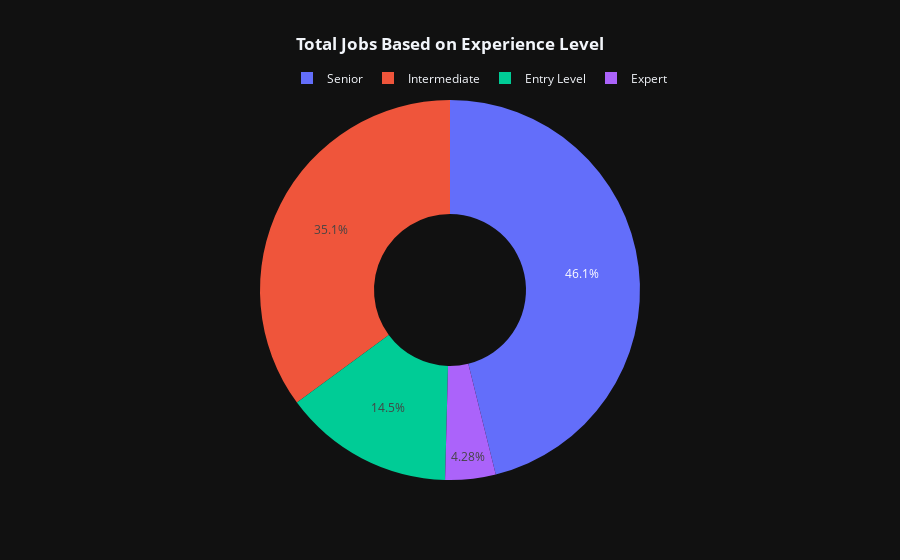

The code cell stored with this chart in its notebook:
### Markdown cell above
## 1) Experience Level

### Code cell
# Group the DataFrame by 'experience_level' and calculate the count of job listings
experience_counts = df.groupby('experience_level', as_index=False)['salary_in_usd'].count().sort_values(by='salary_in_usd', ascending=False)

# Create the pie chart using Plotly Express
fig = px.pie(
    experience_counts,
    names='experience_level',
    values='salary_in_usd',
    color='experience_level',
    hole=0.4,
    labels={'experience_level': 'Experience Level', 'salary_in_usd': 'Count'},
    template='plotly_dark',
    title='<b>Total Jobs Based on Experience Level'
)

# Update the layout to adjust title position and legend orientation
fig.update_layout(
    title_x=0.5,
    legend=dict(
        orientation='h',
        yanchor='bottom',
        y=1.02,
        xanchor='right',
        x=0.8, 
       
    )
)

# Show the pie chart
fig.show()

### Figure 1 — Plotly figure (JSON) as saved in the notebook; plotly's stock layout.template omitted (floating-point values rounded to 4 significant figures)
{"data": [{"customdata": [["Senior"], ["Intermediate"], ["Entry Level"], ["Expert"]], "domain": {"x": [0, 1], "y": [0, 1]}, "hole": 0.4, "hovertemplate": "Experience Level=%{customdata[0]}<br>Count=%{value}<extra></extra>", "labels": ["Senior", "Intermediate", "Entry Level", "Expert"], "legendgroup": "", "marker": {"colors": ["#636efa", "#EF553B", "#00cc96", "#ab63fa"]}, "name": "", "showlegend": true, "type": "pie", "values": [280, 213, 88, 26]}], "layout": {"autosize": true, "legend": {"orientation": "h", "tracegroupgap": 0, "x": 0.8, "xanchor": "right", "y": 1.02, "yanchor": "bottom"}, "title": {"text": "<b>Total Jobs Based on Experience Level", "x": 0.5}}}
